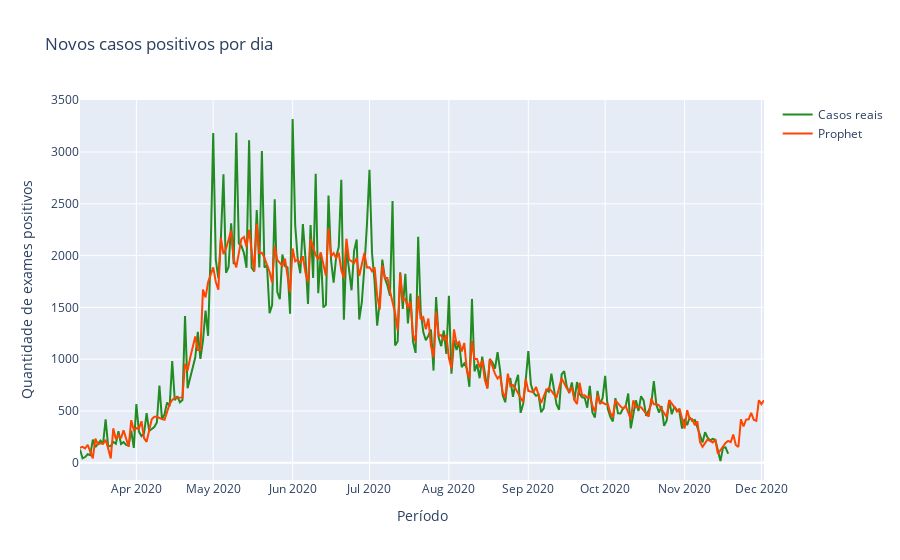

The notebook cell saved with this chart:
### Markdown cell above
## Gráficos

### Code cell
# gráfico de confirmados 01
g_conf_01 = go.Figure()

add_trace(g_conf_01, casos_novos.datas, casos_novos.casos_positivos, name='Casos reais')
add_trace(g_conf_01, future.ds,forecast['yhat'], color='orangered', name='Prophet')
#add_trace(g_conf_01, future.ds,previsoes, color='red', name='AdaBoost')

g_conf_01.update_layout(title='Novos casos positivos por dia',
xaxis_title='Período',
yaxis_title='Quantidade de exames positivos')


py.iplot(g_conf_01)

### Figure 1 — Plotly figure (JSON) as saved in the notebook; plotly's stock layout.template omitted (floating-point values rounded to 4 significant figures; data arrays with more than 128 entries replaced by an {"elided": "..."} marker saying what was removed)
{"data": [{"line": {"color": "forestgreen"}, "mode": "lines", "name": "Casos reais", "type": "scatter", "x": {"elided": "254 str values"}, "y": {"elided": "254 int values"}}, {"line": {"color": "orangered"}, "mode": "lines", "name": "Prophet", "type": "scatter", "x": {"elided": "230 str values"}, "y": {"elided": "230 int values"}}], "layout": {"title": {"text": "Novos casos positivos por dia"}, "xaxis": {"title": {"text": "Período"}}, "yaxis": {"title": {"text": "Quantidade de exames positivos"}}}}
